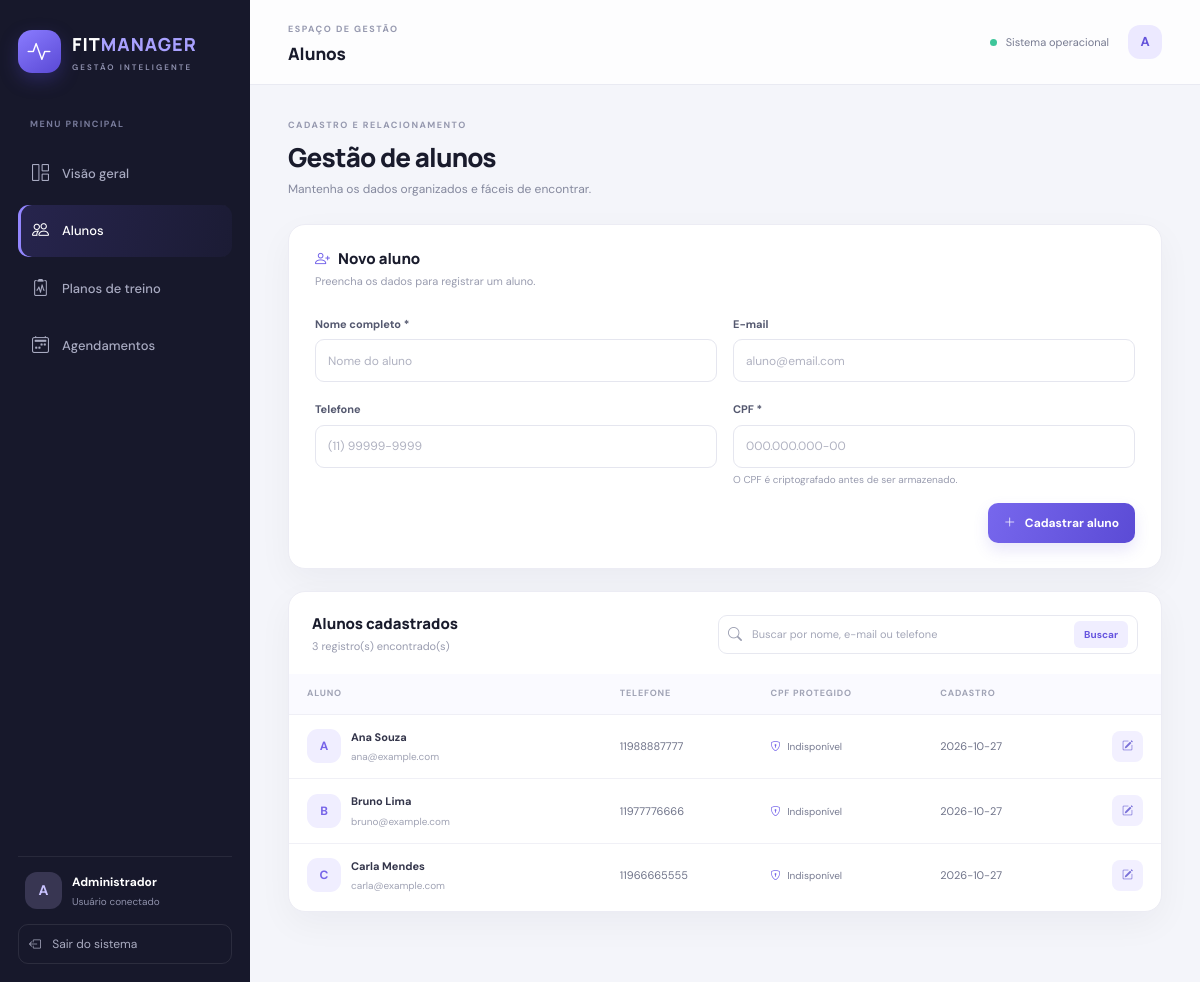
The page /alunos (signed in) on the database its author committed.
### tables this page shows
CREATE TABLE alunos (
        id INTEGER PRIMARY KEY AUTOINCREMENT,
        nome TEXT NOT NULL,
        email TEXT UNIQUE,
        telefone TEXT,
        cpf_criptografado TEXT NOT NULL,
        criado_em TEXT NOT NULL
    );

### app.py (the view, shortened to what this page needs)
@app.route("/alunos", methods=["GET", "POST"])
@login_required
def alunos():
    db = get_db()
    termo = request.args.get("q", "").strip()
    if termo:
        rows = db.execute("SELECT * FROM alunos WHERE nome LIKE ? OR email LIKE ? OR telefone LIKE ? ORDER BY nome",
                          (f"%{termo}%", f"%{termo}%", f"%{termo}%")).fetchall()
    else:
        rows = db.execute("SELECT * FROM alunos ORDER BY nome").fetchall()
    lista = []
    for row in rows:
        item = dict(row)
        cpf = descriptografar_cpf(item.pop("cpf_criptografado"))
        item["cpf_exibicao"] = f"***.***.{cpf[6:9]}-{cpf[9:]}" if len(cpf) == 11 else "Indisponível"
        lista.append(item)
    db.close()
    return render_template("alunos.html", alunos=lista, termo=termo)

### app.py (called while the page is built, shortened)
def get_cipher():
    key = os.environ.get("CPF_ENCRYPTION_KEY")
    return Fernet(key.encode() if isinstance(key, str) else key)

def descriptografar_cpf(valor):
    try:
        return get_cipher().decrypt(valor.encode()).decode()
    except (InvalidToken, ValueError):
        return ""

def login_required(view):
    @wraps(view)
    def wrapped(*args, **kwargs):
        if not session.get("user_id"):
            flash("Faça login para acessar o sistema.", "warning")
            return redirect(url_for("login"))
        return view(*args, **kwargs)
    return wrapped

@app.before_request
def enforce_session_expiration():
    if session.get("user_id"):
        now = datetime.utcnow().timestamp()
        last = session.get("last_activity", now)
        if now - last > app.config["PERMANENT_SESSION_LIFETIME"].total_seconds():
            session.clear()
            flash("Sua sessão expirou. Entre novamente.", "warning")
            if request.endpoint != "login":
                return redirect(url_for("login"))
        else:
            session["last_activity"] = now

### database.py (called while the page is built)
def get_db():
    db = sqlite3.connect(DB_PATH)
    db.row_factory = sqlite3.Row
    db.execute("PRAGMA foreign_keys = ON")
    return db

### templates/alunos.html (shortened to what this page needs)
{% extends "base.html" %}
{% block title %}Alunos{% endblock %}{% block page_heading %}Alunos{% endblock %}
{% block content %}
<div class="section-intro"><div><div class="eyebrow">CADASTRO E RELACIONAMENTO</div><h1 class="page-title">Gestão de alunos</h1><p class="page-subtitle">Mantenha os dados organizados e fáceis de encontrar.</p></div></div>
<div class="panel form-panel"><div class="panel-heading"><div><h2><i class="bi bi-person-plus me-2"></i>Novo aluno</h2><p>Preencha os dados para registrar um aluno.</p></div></div>
<form method="post" class="row g-3"><input type="hidden" name="csrf_token" value="{{ csrf_token() }}">
<div class="col-md-6"><label class="form-label" for="nome">Nome completo *</label><input class="form-control" id="nome" name="nome" required minlength="2" maxlength="120" placeholder="Nome do aluno"></div>
<div class="col-md-6"><label class="form-label" for="email">E-mail</label><input class="form-control" id="email" name="email" type="email" maxlength="160" placeholder="aluno@email.com"></div>
<div class="col-md-6"><label class="form-label" for="telefone">Telefone</label><input class="form-control" id="telefone" name="telefone" maxlength="30" placeholder="(11) 99999-9999"></div>
<div class="col-md-6"><label class="form-label" for="cpf">CPF *</label><input class="form-control" id="cpf" name="cpf" inputmode="numeric" pattern="[0-9.\\-]{11,14}" maxlength="14" required placeholder="000.000.000-00"><div class="form-text">O CPF é criptografado antes de ser armazenado.</div></div>
<div class="col-12 d-flex justify-content-end"><button class="btn-primary-custom compact" type="submit"><i class="bi bi-plus-lg"></i> Cadastrar aluno</button></div></form></div>
<div class="panel table-panel"><div class="panel-heading"><div><h2>Alunos cadastrados</h2><p>{{ alunos|length }} registro(s) encontrado(s)</p></div>
<form method="get" class="search-form"><i class="bi bi-search"></i><input name="q" value="{{ termo }}" placeholder="Buscar por nome, e-mail ou telefone" aria-label="Termo de busca"><button type="submit">Buscar</button></form></div>
<div class="table-responsive"><table class="table custom-table align-middle"><thead><tr><th>ALUNO</th><th>TELEFONE</th><th>CPF PROTEGIDO</th><th>CADASTRO</th><th></th></tr></thead><tbody>
{% for aluno in alunos %}<tr><td><div class="table-person"><span class="mini-avatar">{{ aluno.nome[0]|upper }}</span><span><strong>{{ aluno.nome }}</strong><small>{{ aluno.email or 'Sem e-mail informado' }}</small></span></div></td><td>{{ aluno.telefone or '—' }}</td><td><span class="cpf-mask"><i class="bi bi-shield-lock"></i> {{ aluno.cpf_exibicao }}</span></td><td>{{ aluno.criado_em[:10] }}</td><td class="text-end"><a class="icon-action" href="{{ url_for('editar_aluno', aluno_id=aluno.id) }}" title="Editar aluno" aria-label="Editar aluno"><i class="bi bi-pencil-square"></i></a></td></tr>
{% else %}<tr><td colspan="5"><div class="empty-state"><i class="bi bi-person-exclamation"></i><strong>Nenhum aluno encontrado</strong><span>Tente outro termo ou cadastre um novo aluno.</span></div></td></tr>{% endfor %}
</tbody></table></div></div>
{% endblock %}

### static/style.css (style rules this page uses)
:root { --bg:#f4f5fa;--surface:#fff;--ink:#191b2c;--muted:#85899e;--line:#e9eaf2;--purple:#6d5ce8;--purple-dark:#5544ce;--navy:#17182b;--green:#37b987;--shadow:0 12px 35px rgba(26,28,54,.045) }
* { box-sizing:border-box }
body { margin:0;background:var(--bg);color:var(--ink);font-family:'DM Sans',sans-serif;font-size:14px }
.avatar,.top-avatar,.mini-avatar { display:grid;place-items:center;flex-shrink:0;font-weight:700 }
.eyebrow { font-size:9px;letter-spacing:1.5px;color:#9699af;font-weight:700 }
.welcome-row,.section-intro { display:flex;align-items:center;justify-content:space-between;gap:20px;margin-bottom:26px }
.page-title { font-family:Manrope,sans-serif;font-size:26px;line-height:1.25;font-weight:800;letter-spacing:-.8px;margin:8px 0 7px }
.page-subtitle { margin:0;color:var(--muted);font-size:12px }
.stat-card,.panel { background:var(--surface);border:1px solid #ececf4;border-radius:17px;box-shadow:var(--shadow) }
.panel { padding:23px;margin-bottom:22px }
.panel-heading { display:flex;align-items:center;justify-content:space-between;gap:18px;margin-bottom:20px }
.panel-heading h2 { font-family:Manrope,sans-serif;font-size:15px;font-weight:800;margin:0 0 5px }
.panel-heading p { font-size:11px;color:#999caf;margin:0 }
.form-panel { padding:25px 26px }
.form-panel .panel-heading { margin-bottom:23px }
.form-panel .panel-heading h2 i { color:var(--purple) }
.form-label { font-size:11px;font-weight:700;color:#54586f;margin-bottom:7px }
.form-control,.form-select { border:1px solid #e5e6ef;border-radius:9px;min-height:43px;font-size:12px;color:#34364a;background-color:#fff;box-shadow:none!important }
.form-control::placeholder { color:#b0b2c1 }
.form-text { font-size:10px;color:#999caf }
.btn-primary-custom { display:inline-flex;align-items:center;justify-content:center;gap:9px;border:0;background:linear-gradient(110deg,#7767ed,#5b4bd5);color:#fff;text-decoration:none;border-radius:10px;padding:13px 19px;font-size:12px;font-weight:700;box-shadow:0 7px 15px #6555dd26;transition:.2s }
.btn-primary-custom.compact { padding:11px 16px }
.table-panel { padding:23px 0 4px;overflow:hidden }
.table-panel>.panel-heading { padding:0 23px }
.search-form { display:flex;align-items:center;gap:8px;border:1px solid #e7e8f0;border-radius:9px;padding:0 9px;min-height:39px;max-width:420px;flex:1 }
.search-form>i { color:#9b9eb1 }
.search-form input { border:0;outline:0;min-width:0;flex:1;font-size:11px;color:var(--ink) }
.search-form input::placeholder { color:#a4a7b8 }
.search-form button { border:0;background:#f0eeff;color:#6655df;font-weight:700;border-radius:6px;padding:6px 10px;font-size:10px }
.custom-table { margin:0;--bs-table-bg:transparent }
.custom-table thead th { font-size:9px;letter-spacing:.8px;color:#a0a3b5;font-weight:700;background:#fafaff;padding:13px 18px;border-bottom:1px solid #efeff6;white-space:nowrap }
.custom-table tbody td { padding:14px 18px;border-color:#f0f0f6;font-size:11px;color:#6f7389 }
.custom-table tbody tr:last-child td { border-bottom:0 }
.table-person { display:flex;align-items:center;gap:10px;min-width:180px }
.mini-avatar { width:34px;height:34px;border-radius:11px;background:#f0eeff;color:#7664e8;font-size:12px }
.table-person strong,.table-person small { display:block }
.table-person strong { font-size:11px;color:#33354a }
.table-person small { font-size:10px;color:#a0a3b4;margin-top:4px }
.cpf-mask { font-size:10px;color:#777b91;white-space:nowrap }
.cpf-mask i { color:#6d5ce8;margin-right:4px }
.icon-action { display:inline-grid;place-items:center;width:31px;height:31px;border-radius:8px;color:#7970d8;background:#f2f0ff;text-decoration:none }

### rows shown on the page
alunos: nome "A", nome "Ana Souza", email "ana@example.com", telefone "11988887777", cpf_exibicao "Indisponível", criado_em "2026-10-27"
alunos: nome "B", nome "Bruno Lima", email "bruno@example.com", telefone "11977776666", cpf_exibicao "Indisponível", criado_em "2026-10-27"
alunos: nome "C", nome "Carla Mendes", email "carla@example.com", telefone "11966665555", cpf_exibicao "Indisponível", criado_em "2026-10-27"

### other values the page prints
{{ session.get('user_name','U')[0]|upper }} "A"
{{ session.get('user_name') }} "Administrador"
{{ alunos|length }} "3"
